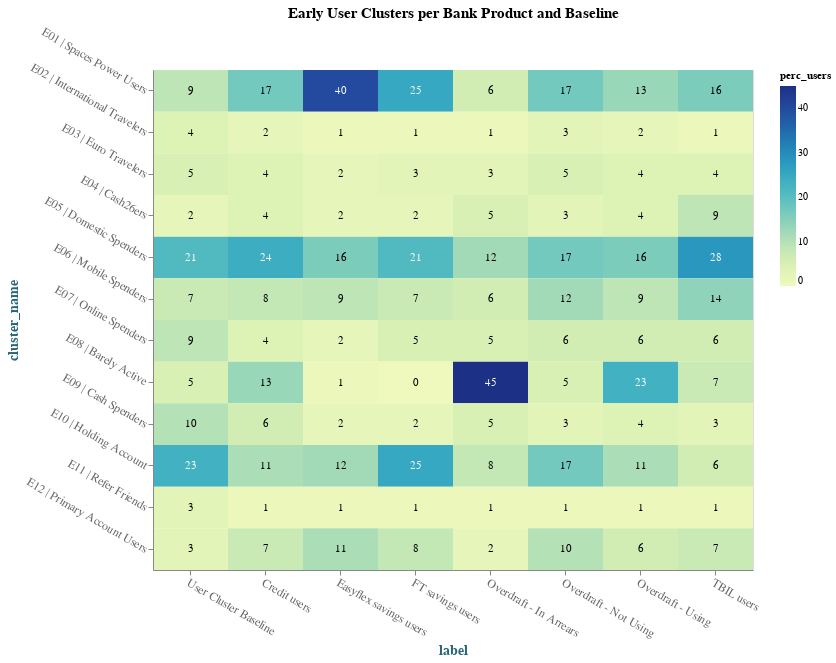

The cell this chart's notebook holds for it:
### Code cell
heatmap = (
    alt.Chart(bp_clusters_df)
    .mark_rect()
    .encode(
        x="label:N", y="cluster_name:N", color="perc_users:Q", tooltip="perc_users:Q"
    )
    .properties(
        width=600, height=500, title="Early User Clusters per Bank Product and Baseline"
    )
)

# Configure text
text = heatmap.mark_text(baseline="middle").encode(
    text="perc_users:Q",
    color=alt.condition(
        alt.datum.perc_users < 20, alt.value("black"), alt.value("white")
    ),
)

graph = (
    alt.hconcat(heatmap + text)
    .configure_axis(
        labelFontSize=12,
        titleFontSize=14,
        labelAngle=30,
        labelColor="#666666",
        titleColor="#266678",
        grid=False,
    )
    .configure_title(fontSize=15)
)

graph

### Figure 1 — Vega-Lite specification as saved in the notebook (floating-point values rounded to 4 significant figures)
{"config": {"view": {"continuousWidth": 400, "continuousHeight": 300}, "axis": {"grid": false, "labelAngle": 30, "labelColor": "#666666", "labelFontSize": 12, "titleColor": "#266678", "titleFontSize": 14}, "title": {"fontSize": 15}}, "hconcat": [{"layer": [{"mark": "rect", "encoding": {"color": {"type": "quantitative", "field": "perc_users"}, "tooltip": {"type": "quantitative", "field": "perc_users"}, "x": {"type": "nominal", "field": "label"}, "y": {"type": "nominal", "field": "cluster_name"}}, "height": 500, "title": "Early User Clusters per Bank Product and Baseline", "width": 600}, {"mark": {"type": "text", "baseline": "middle"}, "encoding": {"color": {"condition": {"value": "black", "test": "(datum.perc_users < 20)"}, "value": "white"}, "text": {"type": "quantitative", "field": "perc_users"}, "tooltip": {"type": "quantitative", "field": "perc_users"}, "x": {"type": "nominal", "field": "label"}, "y": {"type": "nominal", "field": "cluster_name"}}, "height": 500, "title": "Early User Clusters per Bank Product and Baseline", "width": 600}]}], "data": {"name": "data-430c142456ddcb3d4908ca0653ec4449"}, "$schema": "https://vega.github.io/schema/vega-lite/v4.8.1.json", "datasets": {"data-430c142456ddcb3d4908ca0653ec4449": [{"label": " User Cluster Baseline", "cluster_name": "E01 | Spaces Power Users", "n_users": 230100.0, "perc_users": 9.0}, {"label": " User Cluster Baseline", "cluster_name": "E02 | International Travelers", "n_users": 91250.0, "perc_users": 4.0}, {"label": " User Cluster Baseline", "cluster_name": "E03 | Euro Travelers", "n_users": 126800.0, "perc_users": 5.0}, {"label": " User Cluster Baseline", "cluster_name": "E04 | Cash26ers", "n_users": 43460.0, "perc_users": 2.0}, {"label": " User Cluster Baseline", "cluster_name": "E05 | Domestic Spenders", "n_users": 527200.0, "perc_users": 21.0}, {"label": " User Cluster Baseline", "cluster_name": "E06 | Mobile Spenders", "n_users": 177700.0, "perc_users": 7.0}, {"label": " User Cluster Baseline", "cluster_name": "E07 | Online Spenders", "n_users": 231900.0, "perc_users": 9.0}, {"label": " User Cluster Baseline", "cluster_name": "E08 | Barely Active", "n_users": 132400.0, "perc_users": 5.0}, {"label": " User Cluster Baseline", "cluster_name": "E09 | Cash Spenders", "n_users": 243400.0, "perc_users": 10.0}, {"label": " User Cluster Baseline", "cluster_name": "E10 | Holding Account", "n_users": 568900.0, "perc_users": 23.0}, {"label": " User Cluster Baseline", "cluster_name": "E11 | Refer Friends", "n_users": 81190.0, "perc_users": 3.0}, {"label": " User Cluster Baseline", "cluster_name": "E12 | Primary Account Users", "n_users": 66930.0, "perc_users": 3.0}, {"label": "Credit users", "cluster_name": "E01 | Spaces Power Users", "n_users": 2736.0, "perc_users": 17.0}, {"label": "Credit users", "cluster_name": "E02 | International Travelers", "n_users": 280.0, "perc_users": 2.0}, {"label": "Credit users", "cluster_name": "E03 | Euro Travelers", "n_users": 744.0, "perc_users": 4.0}, {"label": "Credit users", "cluster_name": "E04 | Cash26ers", "n_users": 616.0, "perc_users": 4.0}, {"label": "Credit users", "cluster_name": "E05 | Domestic Spenders", "n_users": 3968.0, "perc_users": 24.0}, {"label": "Credit users", "cluster_name": "E06 | Mobile Spenders", "n_users": 1352.0, "perc_users": 8.0}, {"label": "Credit users", "cluster_name": "E07 | Online Spenders", "n_users": 712.0, "perc_users": 4.0}, {"label": "Credit users", "cluster_name": "E08 | Barely Active", "n_users": 2080.0, "perc_users": 13.0}, {"label": "Credit users", "cluster_name": "E09 | Cash Spenders", "n_users": 952.0, "perc_users": 6.0}, {"label": "Credit users", "cluster_name": "E10 | Holding Account", "n_users": 1832.0, "perc_users": 11.0}, {"label": "Credit users", "cluster_name": "E11 | Refer Friends", "n_users": 168.0, "perc_users": 1.0}, {"label": "Credit users", "cluster_name": "E12 | Primary Account Users", "n_users": 1104.0, "perc_users": 7.0}, {"label": "Easyflex savings users", "cluster_name": "E01 | Spaces Power Users", "n_users": 3256.0, "perc_users": 40.0}, {"label": "Easyflex savings users", "cluster_name": "E02 | International Travelers", "n_users": 80.0, "perc_users": 1.0}, {"label": "Easyflex savings users", "cluster_name": "E03 | Euro Travelers", "n_users": 184.0, "perc_users": 2.0}, {"label": "Easyflex savings users", "cluster_name": "E04 | Cash26ers", "n_users": 140.0, "perc_users": 2.0}, {"label": "Easyflex savings users", "cluster_name": "E05 | Domestic Spenders", "n_users": 1336.0, "perc_users": 16.0}, {"label": "Easyflex savings users", "cluster_name": "E06 | Mobile Spenders", "n_users": 760.0, "perc_users": 9.0}, {"label": "Easyflex savings users", "cluster_name": "E07 | Online Spenders", "n_users": 176.0, "perc_users": 2.0}, {"label": "Easyflex savings users", "cluster_name": "E08 | Barely Active", "n_users": 88.0, "perc_users": 1.0}, {"label": "Easyflex savings users", "cluster_name": "E09 | Cash Spenders", "n_users": 184.0, "perc_users": 2.0}, {"label": "Easyflex savings users", "cluster_name": "E10 | Holding Account", "n_users": 968.0, "perc_users": 12.0}, {"label": "Easyflex savings users", "cluster_name": "E11 | Refer Friends", "n_users": 56.0, "perc_users": 1.0}, {"label": "Easyflex savings users", "cluster_name": "E12 | Primary Account Users", "n_users": 880.0, "perc_users": 11.0}, {"label": "FT savings users", "cluster_name": "E01 | Spaces Power Users", "n_users": 1320.0, "perc_users": 25.0}, {"label": "FT savings users", "cluster_name": "E02 | International Travelers", "n_users": 56.0, "perc_users": 1.0}, {"label": "FT savings users", "cluster_name": "E03 | Euro Travelers", "n_users": 176.0, "perc_users": 3.0}, {"label": "FT savings users", "cluster_name": "E04 | Cash26ers", "n_users": 98.0, "perc_users": 2.0}, {"label": "FT savings users", "cluster_name": "E05 | Domestic Spenders", "n_users": 1104.0, "perc_users": 21.0}, {"label": "FT savings users", "cluster_name": "E06 | Mobile Spenders", "n_users": 384.0, "perc_users": 7.0}, {"label": "FT savings users", "cluster_name": "E07 | Online Spenders", "n_users": 240.0, "perc_users": 5.0}, {"label": "FT savings users", "cluster_name": "E08 | Barely Active", "n_users": 16.0, "perc_users": 0.0}, {"label": "FT savings users", "cluster_name": "E09 | Cash Spenders", "n_users": 104.0, "perc_users": 2.0}, {"label": "FT savings users", "cluster_name": "E10 | Holding Account", "n_users": 1352.0, "perc_users": 25.0}, {"label": "FT savings users", "cluster_name": "E11 | Refer Friends", "n_users": 72.0, "perc_users": 1.0}, {"label": "FT savings users", "cluster_name": "E12 | Primary Account Users", "n_users": 408.0, "perc_users": 8.0}, {"label": "Overdraft - In Arrears", "cluster_name": "E01 | Spaces Power Users", "n_users": 760.0, "perc_users": 6.0}, {"label": "Overdraft - In Arrears", "cluster_name": "E02 | International Travelers", "n_users": 160.0, "perc_users": 1.0}, {"label": "Overdraft - In Arrears", "cluster_name": "E03 | Euro Travelers", "n_users": 312.0, "perc_users": 3.0}, {"label": "Overdraft - In Arrears", "cluster_name": "E04 | Cash26ers", "n_users": 630.0, "perc_users": 5.0}, {"label": "Overdraft - In Arrears", "cluster_name": "E05 | Domestic Spenders", "n_users": 1392.0, "perc_users": 12.0}, {"label": "Overdraft - In Arrears", "cluster_name": "E06 | Mobile Spenders", "n_users": 704.0, "perc_users": 6.0}, {"label": "Overdraft - In Arrears", "cluster_name": "E07 | Online Spenders", "n_users": 592.0, "perc_users": 5.0}, {"label": "Overdraft - In Arrears", "cluster_name": "E08 | Barely Active", "n_users": 5312.0, "perc_users": 45.0}, {"label": "Overdraft - In Arrears", "cluster_name": "E09 | Cash Spenders", "n_users": 560.0, "perc_users": 5.0}, {"label": "Overdraft - In Arrears", "cluster_name": "E10 | Holding Account", "n_users": 952.0, "perc_users": 8.0}, {"label": "Overdraft - In Arrears", "cluster_name": "E11 | Refer Friends", "n_users": 104.0, "perc_users": 1.0}, {"label": "Overdraft - In Arrears", "cluster_name": "E12 | Primary Account Users", "n_users": 264.0, "perc_users": 2.0}, {"label": "Overdraft - Not Using", "cluster_name": "E01 | Spaces Power Users", "n_users": 56770.0, "perc_users": 17.0}, {"label": "Overdraft - Not Using", "cluster_name": "E02 | International Travelers", "n_users": 10540.0, "perc_users": 3.0}, {"label": "Overdraft - Not Using", "cluster_name": "E03 | Euro Travelers", "n_users": 16970.0, "perc_users": 5.0}, {"label": "Overdraft - Not Using", "cluster_name": "E04 | Cash26ers", "n_users": 8981.0, "perc_users": 3.0}, {"label": "Overdraft - Not Using", "cluster_name": "E05 | Domestic Spenders", "n_users": 56660.0, "perc_users": 17.0}, {"label": "Overdraft - Not Using", "cluster_name": "E06 | Mobile Spenders", "n_users": 42460.0, "perc_users": 12.0}, {"label": "Overdraft - Not Using", "cluster_name": "E07 | Online Spenders", "n_users": 20820.0, "perc_users": 6.0}, {"label": "Overdraft - Not Using", "cluster_name": "E08 | Barely Active", "n_users": 17570.0, "perc_users": 5.0}, {"label": "Overdraft - Not Using", "cluster_name": "E09 | Cash Spenders", "n_users": 11520.0, "perc_users": 3.0}, {"label": "Overdraft - Not Using", "cluster_name": "E10 | Holding Account", "n_users": 58420.0, "perc_users": 17.0}, {"label": "Overdraft - Not Using", "cluster_name": "E11 | Refer Friends", "n_users": 4920.0, "perc_users": 1.0}, {"label": "Overdraft - Not Using", "cluster_name": "E12 | Primary Account Users", "n_users": 35060.0, "perc_users": 10.0}, {"label": "Overdraft - Using", "cluster_name": "E01 | Spaces Power Users", "n_users": 19750.0, "perc_users": 13.0}, {"label": "Overdraft - Using", "cluster_name": "E02 | International Travelers", "n_users": 3320.0, "perc_users": 2.0}, {"label": "Overdraft - Using", "cluster_name": "E03 | Euro Travelers", "n_users": 6680.0, "perc_users": 4.0}, {"label": "Overdraft - Using", "cluster_name": "E04 | Cash26ers", "n_users": 6825.0, "perc_users": 4.0}, {"label": "Overdraft - Using", "cluster_name": "E05 | Domestic Spenders", "n_users": 25460.0, "perc_users": 16.0}, {"label": "Overdraft - Using", "cluster_name": "E06 | Mobile Spenders", "n_users": 13990.0, "perc_users": 9.0}, {"label": "Overdraft - Using", "cluster_name": "E07 | Online Spenders", "n_users": 8736.0, "perc_users": 6.0}, {"label": "Overdraft - Using", "cluster_name": "E08 | Barely Active", "n_users": 34960.0, "perc_users": 23.0}, {"label": "Overdraft - Using", "cluster_name": "E09 | Cash Spenders", "n_users": 6568.0, "perc_users": 4.0}, {"label": "Overdraft - Using", "cluster_name": "E10 | Holding Account", "n_users": 16820.0, "perc_users": 11.0}, {"label": "Overdraft - Using", "cluster_name": "E11 | Refer Friends", "n_users": 1568.0, "perc_users": 1.0}, {"label": "Overdraft - Using", "cluster_name": "E12 | Primary Account Users", "n_users": 9656.0, "perc_users": 6.0}, {"label": "TBIL users", "cluster_name": "E01 | Spaces Power Users", "n_users": 440.0, "perc_users": 16.0}, {"label": "TBIL users", "cluster_name": "E02 | International Travelers", "n_users": 16.0, "perc_users": 1.0}, {"label": "TBIL users", "cluster_name": "E03 | Euro Travelers", "n_users": 104.0, "perc_users": 4.0}, {"label": "TBIL users", "cluster_name": "E04 | Cash26ers", "n_users": 245.0, "perc_users": 9.0}, {"label": "TBIL users", "cluster_name": "E05 | Domestic Spenders", "n_users": 784.0, "perc_users": 28.0}, {"label": "TBIL users", "cluster_name": "E06 | Mobile Spenders", "n_users": 400.0, "perc_users": 14.0}, {"label": "TBIL users", "cluster_name": "E07 | Online Spenders", "n_users": 168.0, "perc_users": 6.0}, {"label": "TBIL users", "cluster_name": "E08 | Barely Active", "n_users": 192.0, "perc_users": 7.0}, {"label": "TBIL users", "cluster_name": "E09 | Cash Spenders", "n_users": 88.0, "perc_users": 3.0}, {"label": "TBIL users", "cluster_name": "E10 | Holding Account", "n_users": 160.0, "perc_users": 6.0}, {"label": "TBIL users", "cluster_name": "E11 | Refer Friends", "n_users": 16.0, "perc_users": 1.0}, {"label": "TBIL users", "cluster_name": "E12 | Primary Account Users", "n_users": 184.0, "perc_users": 7.0}]}}
